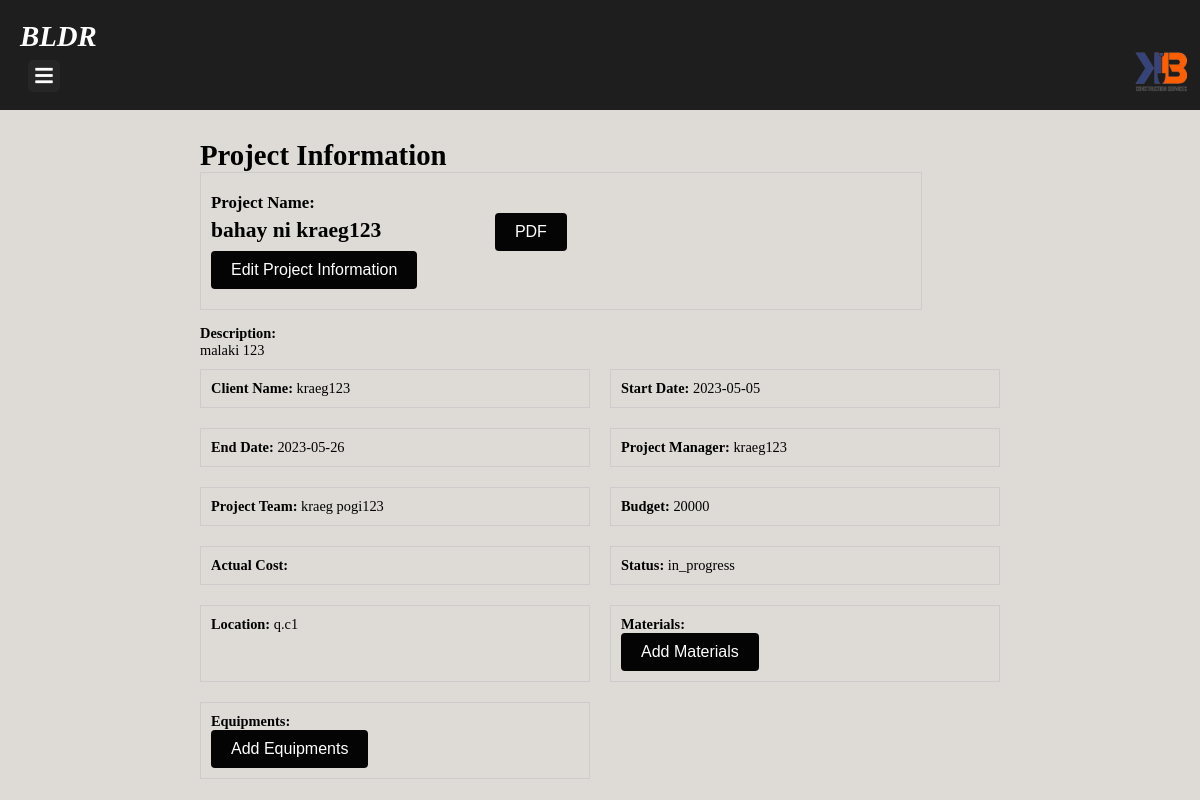
Screenshot of /display_existing_projects.php?project_id=6 with the database file from the repository.
### tables this page shows
CREATE TABLE `project` (
  `project_id` int(11) NOT NULL,
  `project_name` varchar(255) NOT NULL,
  `project_description` text NOT NULL,
  `client_name` varchar(255) NOT NULL,
  `start_date` date NOT NULL,
  `end_date` date NOT NULL,
  `project_manager` varchar(255) NOT NULL,
  `project_team` text NOT NULL,
  `budget` float NOT NULL,
  `actual_cost` float DEFAULT NULL,
  `status` varchar(255) NOT NULL,
  `location` varchar(255) NOT NULL,
  `image` text DEFAULT NULL
);

### display_existing_projects.php (the view, shortened to what this page needs)
<?php
include("connection.php");
if (isset($_GET['project_id'])) {
    $project_id = $_GET['project_id'];
    $query = "SELECT * FROM project WHERE project_id = $project_id AND status = 'in_progress'";
    $result = mysqli_query($con, $query);
    if (!$result) {
        echo "Error: " . mysqli_error($con);
    } else {
        $row = mysqli_fetch_assoc($result);
        $client_name = $row['client_name'];
        $start_date = $row['start_date'];
        $end_date = $row['end_date'];
        $project_manager = $row['project_manager'];
        $project_team = $row['project_team'];
        $budget = $row['budget'];
        $status = $row['status'];
        $location = $row['location'];
    }
}
include('layouts/header.php');
?>
    <div class="main-content">
    <div class="container">
    <div class="header">
    <div class="project-list">
      <h1>Project Information</h1>
      <?php
if (isset($_GET['project_id'])) {
    $project_id = $_GET['project_id'];
    $query = "SELECT * FROM project WHERE project_id = $project_id";
    $result = mysqli_query($con, $query);
    if ($result) {
        $row = mysqli_fetch_assoc($result);
        $project_name = $row['project_name'];
        $project_description = $row['project_description'];
        ?>
          <div class="project">
    <p>
        <h3><strong>Project Name:</strong></h3>
        <form action="generate_pdf.php" method="POST" target="_blank">
            <div style="display: inline-block;">
                <h2 style="display: inline; margin-right: 110px;"><?php echo $project_name ?></h2>
                <button type="submit" class="edit-button">PDF</button>
            </div>
        </form>
        <form action="edit_project.php" method="GET">
  <button type="submit" class="edit-button">Edit Project Information</button>
</form>
    </p>
</div>
            <strong>Description:</strong>
              <p><?php echo $project_description ?></p>
              <div class="project-details">
                <div class="detail">
                  <strong>Client Name:</strong>
                  <span><?php echo $client_name ?></span>
                </div>
                <div class="detail">
                  <strong>Start Date:</strong>
                  <span><?php echo $start_date ?></span>
                </div>
                <div class="detail">
                  <strong>End Date:</strong>
                  <span><?php echo $end_date ?></span>
                </div>
                <div class="detail">
                  <strong>Project Manager:</strong>
                  <span><?php echo $project_manager ?></span>
                </div>
                <div class="detail">
                  <strong>Project Team:</strong>
                  <span><?php echo $project_team ?></span>
                </div>
                <div class="detail">
                  <strong>Budget:</strong>
                  <span><?php echo $budget ?></span>
                </div>
                <div class="detail">
                  <strong>Actual Cost:</strong>
                </div>
                <div class="detail">
                  <strong>Status:</strong>
                  <span><?php echo $status ?></span>
                </div>
                <div class="detail">
                  <strong>Location:</strong>
                  <span><?php echo $location ?></span>
                </div>
                <div class="detail">
                  <strong>Materials:</strong>
                  <form action="add_materials_to_project.php" method="POST">
<button type="submit" class="edit-button">Add Materials</button>
</form>                </div>
                <div class="detail">
                  <strong>Equipments:</strong>
                  <form action="add_equipments_to_project.php" method="POST">
<button type="submit" class="edit-button">Add Equipments</button>
</form>
                </div><br>
              </div>
            </div>
        <?php
    } else {
        echo "Error retrieving project details.";
    }
} else {
    echo "No project selected.";
}
?>
    </div>
  </div>
    </div>
  </body>
</html>

### bldr.css (style rules this page uses)
body { font-size: 0.9em; }
* { margin: 0; padding: 0; text-decoration: none; }
.main-content { margin-left: 0; padding: 20px; transition: margin-left 0.5s; }
.main-content { margin-top: 100px; }
h2 { margin-bottom: 20px; }
p { margin-bottom: 10px; }
body { background-color: #dedbd7; }

### existing.css (style rules this page uses)
.project { border: 1px solid #ccc; padding: 10px; margin-bottom: 15px; max-width: 700px; }
h2 { display: inline-block; }
.project h3 { margin: 0; }
.container { margin: 0 auto; max-width: 800px; }
.edit-button { background-color: #040404; color: white; border: none; padding: 10px 20px; text-align: center; text-decoration: none; display: inline-block; font-size: 16px; border-radius: 4px; transition: background-color 0.3s ease; cursor: pointer; }
.project p { margin: 10px 0; }
.project-details { display: flex; flex-wrap: wrap; gap: 20px; }
.project-details .detail { border: 1px solid #ccc; padding: 10px; width: calc(50% - 10px); box-sizing: border-box; }
.project-details .detail:nth-child(odd) { clear: left; }

### rows the page displays
project: project_name "bahay ni kraeg123", project_description "malaki 123", client_name "kraeg123", start_date "2023-05-05", end_date "2023-05-26", project_manager "kraeg123", project_team "kraeg pogi123", budget "20000", status "in_progress", location "q.c1"
